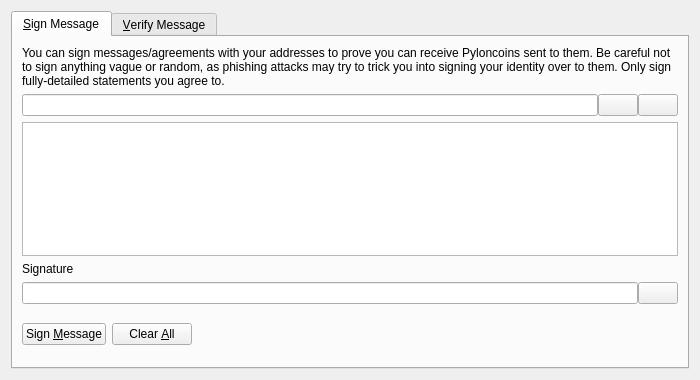
<?xml version="1.0" encoding="UTF-8"?>
<ui version="4.0">
 <class>SignVerifyMessageDialog</class>
 <widget class="QDialog" name="SignVerifyMessageDialog">
  <property name="geometry">
   <rect>
    <x>0</x>
    <y>0</y>
    <width>700</width>
    <height>380</height>
   </rect>
  </property>
  <property name="windowTitle">
   <string>Signatures - Sign / Verify a Message</string>
  </property>
  <property name="modal">
   <bool>true</bool>
  </property>
  <layout class="QVBoxLayout" name="verticalLayout">
   <item>
    <widget class="QTabWidget" name="tabWidget">
     <property name="currentIndex">
      <number>0</number>
     </property>
     <widget class="QWidget" name="tabSignMessage">
      <attribute name="title">
       <string>&amp;Sign Message</string>
      </attribute>
      <layout class="QVBoxLayout" name="verticalLayout_SM">
       <item>
        <widget class="QLabel" name="infoLabel_SM">
         <property name="text">
          <string>You can sign messages/agreements with your addresses to prove you can receive Pyloncoins sent to them. Be careful not to sign anything vague or random, as phishing attacks may try to trick you into signing your identity over to them. Only sign fully-detailed statements you agree to.</string>
         </property>
         <property name="textFormat">
          <enum>Qt::PlainText</enum>
         </property>
         <property name="wordWrap">
          <bool>true</bool>
         </property>
        </widget>
       </item>
       <item>
        <layout class="QHBoxLayout" name="horizontalLayout_1_SM">
         <property name="spacing">
          <number>0</number>
         </property>
         <item>
          <widget class="QValidatedLineEdit" name="addressIn_SM">
           <property name="toolTip">
            <string>The Pyloncoin address to sign the message with</string>
           </property>
          </widget>
         </item>
         <item>
          <widget class="QPushButton" name="addressBookButton_SM">
           <property name="toolTip">
            <string>Choose previously used address</string>
           </property>
           <property name="text">
            <string/>
           </property>
           <property name="icon">
            <iconset resource="../bitcoin.qrc">
             <normaloff>:/icons/address-book</normaloff>:/icons/address-book</iconset>
           </property>
           <property name="shortcut">
            <string>Alt+A</string>
           </property>
           <property name="autoDefault">
            <bool>false</bool>
           </property>
          </widget>
         </item>
         <item>
          <widget class="QPushButton" name="pasteButton_SM">
           <property name="toolTip">
            <string>Paste address from clipboard</string>
           </property>
           <property name="text">
            <string/>
           </property>
           <property name="icon">
            <iconset resource="../bitcoin.qrc">
             <normaloff>:/icons/editpaste</normaloff>:/icons/editpaste</iconset>
           </property>
           <property name="shortcut">
            <string>Alt+P</string>
           </property>
           <property name="autoDefault">
            <bool>false</bool>
           </property>
          </widget>
         </item>
        </layout>
       </item>
       <item>
        <widget class="QPlainTextEdit" name="messageIn_SM">
         <property name="toolTip">
          <string>Enter the message you want to sign here</string>
         </property>
        </widget>
       </item>
       <item>
        <widget class="QLabel" name="signatureLabel_SM">
         <property name="text">
          <string>Signature</string>
         </property>
         <property name="textFormat">
          <enum>Qt::PlainText</enum>
         </property>
        </widget>
       </item>
       <item>
        <layout class="QHBoxLayout" name="horizontalLayout_2_SM">
         <property name="spacing">
          <number>0</number>
         </property>
         <item>
          <widget class="QLineEdit" name="signatureOut_SM">
           <property name="font">
            <font>
             <italic>true</italic>
            </font>
           </property>
           <property name="readOnly">
            <bool>true</bool>
           </property>
          </widget>
         </item>
         <item>
          <widget class="QPushButton" name="copySignatureButton_SM">
           <property name="toolTip">
            <string>Copy the current signature to the system clipboard</string>
           </property>
           <property name="text">
            <string/>
           </property>
           <property name="icon">
            <iconset resource="../bitcoin.qrc">
             <normaloff>:/icons/editcopy</normaloff>:/icons/editcopy</iconset>
           </property>
           <property name="autoDefault">
            <bool>false</bool>
           </property>
          </widget>
         </item>
        </layout>
       </item>
       <item>
        <layout class="QHBoxLayout" name="horizontalLayout_3_SM">
         <item>
          <widget class="QPushButton" name="signMessageButton_SM">
           <property name="toolTip">
            <string>Sign the message to prove you own this Pyloncoin address</string>
           </property>
           <property name="text">
            <string>Sign &amp;Message</string>
           </property>
           <property name="icon">
            <iconset resource="../bitcoin.qrc">
             <normaloff>:/icons/edit</normaloff>:/icons/edit</iconset>
           </property>
           <property name="autoDefault">
            <bool>false</bool>
           </property>
          </widget>
         </item>
         <item>
          <widget class="QPushButton" name="clearButton_SM">
           <property name="toolTip">
            <string>Reset all sign message fields</string>
           </property>
           <property name="text">
            <string>Clear &amp;All</string>
           </property>
           <property name="icon">
            <iconset resource="../bitcoin.qrc">
             <normaloff>:/icons/remove</normaloff>:/icons/remove</iconset>
           </property>
           <property name="autoDefault">
            <bool>false</bool>
           </property>
          </widget>
         </item>
         <item>
          <spacer name="horizontalSpacer_1_SM">
           <property name="orientation">
            <enum>Qt::Horizontal</enum>
           </property>
           <property name="sizeHint" stdset="0">
            <size>
             <width>40</width>
             <height>48</height>
            </size>
           </property>
          </spacer>
         </item>
         <item>
          <widget class="QLabel" name="statusLabel_SM">
           <property name="font">
            <font>
             <weight>75</weight>
             <bold>true</bold>
            </font>
           </property>
           <property name="text">
            <string/>
           </property>
           <property name="wordWrap">
            <bool>true</bool>
           </property>
          </widget>
         </item>
         <item>
          <spacer name="horizontalSpacer_2_SM">
           <property name="orientation">
            <enum>Qt::Horizontal</enum>
           </property>
           <property name="sizeHint" stdset="0">
            <size>
             <width>40</width>
             <height>48</height>
            </size>
           </property>
          </spacer>
         </item>
        </layout>
       </item>
      </layout>
     </widget>
     <widget class="QWidget" name="tabVerifyMessage">
      <attribute name="title">
       <string>&amp;Verify Message</string>
      </attribute>
      <layout class="QVBoxLayout" name="verticalLayout_VM">
       <item>
        <widget class="QLabel" name="infoLabel_VM">
         <property name="text">
          <string>Enter the receiver's address, message (ensure you copy line breaks, spaces, tabs, etc. exactly) and signature below to verify the message. Be careful not to read more into the signature than what is in the signed message itself, to avoid being tricked by a man-in-the-middle attack. Note that this only proves the signing party receives with the address, it cannot prove sendership of any transaction!</string>
         </property>
         <property name="textFormat">
          <enum>Qt::PlainText</enum>
         </property>
         <property name="alignment">
          <set>Qt::AlignLeading|Qt::AlignLeft|Qt::AlignTop</set>
         </property>
         <property name="wordWrap">
          <bool>true</bool>
         </property>
        </widget>
       </item>
       <item>
        <layout class="QHBoxLayout" name="horizontalLayout_1_VM">
         <property name="spacing">
          <number>0</number>
         </property>
         <item>
          <widget class="QValidatedLineEdit" name="addressIn_VM">
           <property name="toolTip">
            <string>The Pyloncoin address the message was signed with</string>
           </property>
          </widget>
         </item>
         <item>
          <widget class="QPushButton" name="addressBookButton_VM">
           <property name="toolTip">
            <string>Choose previously used address</string>
           </property>
           <property name="text">
            <string/>
           </property>
           <property name="icon">
            <iconset resource="../bitcoin.qrc">
             <normaloff>:/icons/address-book</normaloff>:/icons/address-book</iconset>
           </property>
           <property name="shortcut">
            <string>Alt+A</string>
           </property>
           <property name="autoDefault">
            <bool>false</bool>
           </property>
          </widget>
         </item>
        </layout>
       </item>
       <item>
        <widget class="QPlainTextEdit" name="messageIn_VM"/>
       </item>
       <item>
        <widget class="QValidatedLineEdit" name="signatureIn_VM"/>
       </item>
       <item>
        <layout class="QHBoxLayout" name="horizontalLayout_2_VM">
         <item>
          <widget class="QPushButton" name="verifyMessageButton_VM">
           <property name="toolTip">
            <string>Verify the message to ensure it was signed with the specified Pyloncoin address</string>
           </property>
           <property name="text">
            <string>Verify &amp;Message</string>
           </property>
           <property name="icon">
            <iconset resource="../bitcoin.qrc">
             <normaloff>:/icons/transaction_0</normaloff>:/icons/transaction_0</iconset>
           </property>
           <property name="autoDefault">
            <bool>false</bool>
           </property>
          </widget>
         </item>
         <item>
          <widget class="QPushButton" name="clearButton_VM">
           <property name="toolTip">
            <string>Reset all verify message fields</string>
           </property>
           <property name="text">
            <string>Clear &amp;All</string>
           </property>
           <property name="icon">
            <iconset resource="../bitcoin.qrc">
             <normaloff>:/icons/remove</normaloff>:/icons/remove</iconset>
           </property>
           <property name="autoDefault">
            <bool>false</bool>
           </property>
          </widget>
         </item>
         <item>
          <spacer name="horizontalSpacer_1_VM">
           <property name="orientation">
            <enum>Qt::Horizontal</enum>
           </property>
           <property name="sizeHint" stdset="0">
            <size>
             <width>40</width>
             <height>48</height>
            </size>
           </property>
          </spacer>
         </item>
         <item>
          <widget class="QLabel" name="statusLabel_VM">
           <property name="font">
            <font>
             <weight>75</weight>
             <bold>true</bold>
            </font>
           </property>
           <property name="text">
            <string/>
           </property>
           <property name="wordWrap">
            <bool>true</bool>
           </property>
          </widget>
         </item>
         <item>
          <spacer name="horizontalSpacer_2_VM">
           <property name="orientation">
            <enum>Qt::Horizontal</enum>
           </property>
           <property name="sizeHint" stdset="0">
            <size>
             <width>40</width>
             <height>48</height>
            </size>
           </property>
          </spacer>
         </item>
        </layout>
       </item>
      </layout>
     </widget>
    </widget>
   </item>
  </layout>
 </widget>
 <customwidgets>
  <customwidget>
   <class>QValidatedLineEdit</class>
   <extends>QLineEdit</extends>
   <header>qvalidatedlineedit.h</header>
  </customwidget>
 </customwidgets>
 <resources>
  <include location="../bitcoin.qrc"/>
 </resources>
 <connections/>
</ui>
